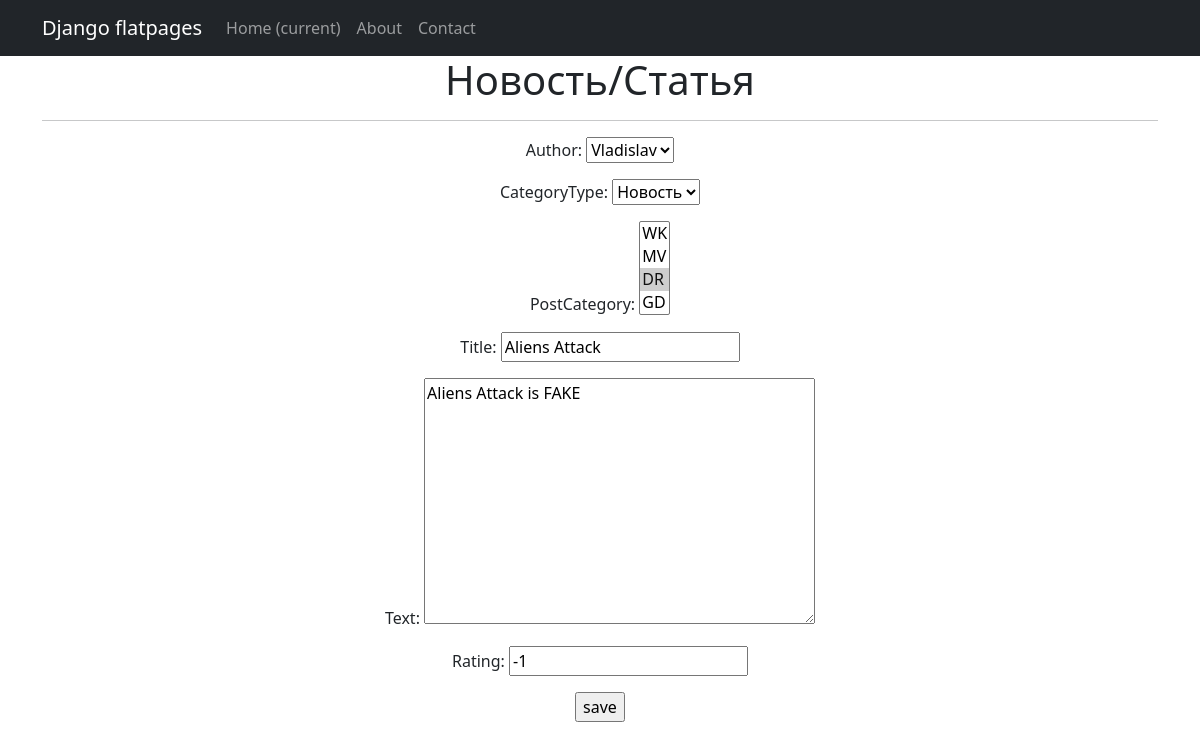
Page /news/3/update/ on the earlier database version.
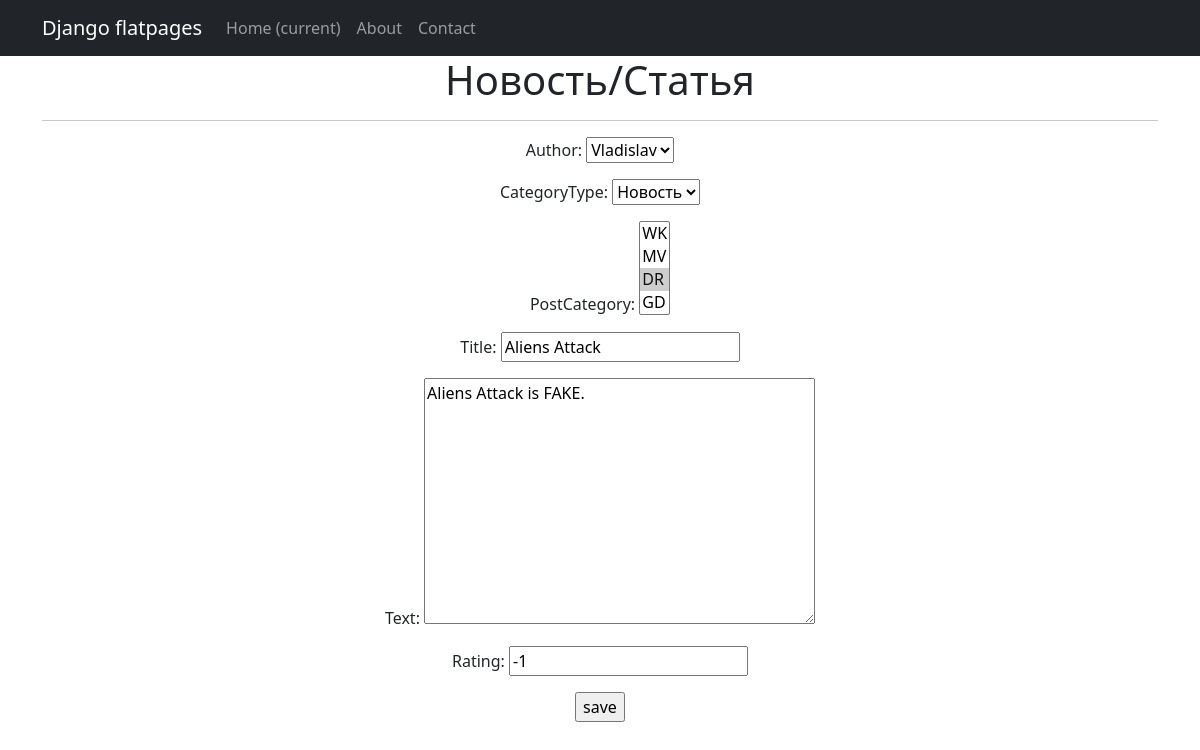
Same page on the later database version.
### NewsApp/models.py (models this page shows, shortened)
class Post(models.Model):
    author = models.ForeignKey(Author, on_delete=models.CASCADE)
    NEWS = 'NW'
    ATICLE = 'AR'
    CATEGORY_CHOICES=(
        (NEWS, 'Новость'),
        (ATICLE, 'Статья'),
    )
    categoryType = models.CharField(max_length=2, choices=CATEGORY_CHOICES, default=ATICLE)
    dateCreation = models.DateTimeField(auto_now_add=True)
    postCategory = models.ManyToManyField(Category, through='PostCategory')
    title = models.CharField(max_length=128)
    text = models.TextField()
    rating = models.SmallIntegerField(default=0)

### NewsApp/views.py (the view)
# urls.py: path('<int:pk>/update/', PostUpdate.as_view()),
class PostUpdate(UpdateView):
    form_class = PostForm
    model = Post
    template_name = 'post_edit.html'
    success_url = '/news'

### NewsApp/forms.py
class PostForm(forms.ModelForm):
   class Meta:
       model = Post
       fields = '__all__'

### NewsApp/models.py (called while the page is built)
    def __str__(self):
        return f'{self.authorUser}'

    def __str__(self):
        return f'{self.name}'

### templates/post_edit.html (shortened to what this page needs)
{% extends 'flatpages/default.html' %}
{% block content %}
<h1>Новость/Статья</h1>
<hr>
<form action ="" method ="post">
    {{form.as_p}}
    <input type="submit" value="save"/>
</form>
{% endblock content %}

Differences in the rows shown:
changed Post "Vladislav": text "Aliens Attack is FAKE" → "Aliens Attack is FAKE."
